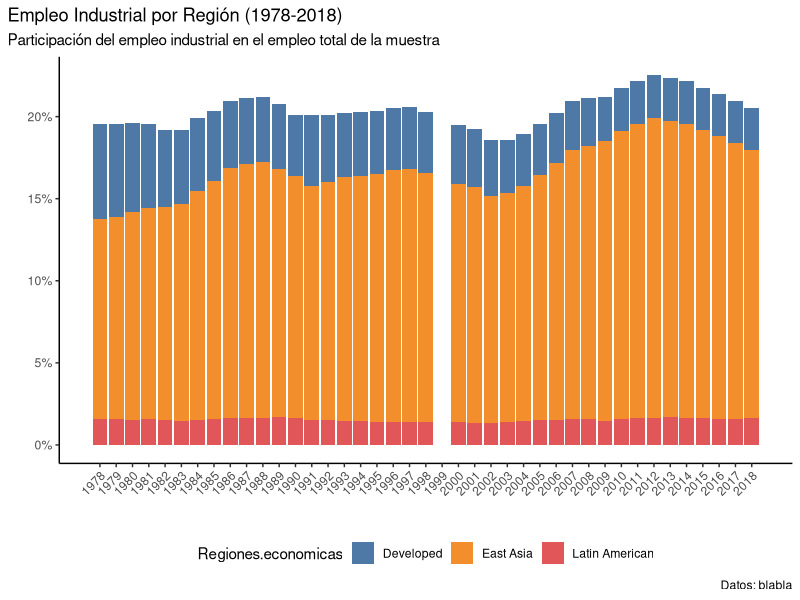

This figure's R source:
library(tidyverse)
library(readxl)
library(ggthemes)

options(scipen = 999)

base <- read_xlsx(path = "Mod 3 - Econ Internacional/elaboracion_materiales/clase1/bases/total_e_industria.xlsx",
                  sheet = 'Sheet 1',
                  range = 'A1:AU1571')

base <- base %>% 
  select(Anio, País, Regiones.economicas, Ocup_TOTAL_ECONOMIA, Ocup_INDUSTRIA) %>%

  mutate(across(
    c(Ocup_TOTAL_ECONOMIA, Ocup_INDUSTRIA), # en miles para estos países
    ~ case_when(
      País %in% c("DEU", "BEL", "DNK", "FIN", "MYS", "NDL", "GBR", "SWE") ~ .x * 1000,
      TRUE ~ .x
    )
  ))

write_csv(base, "Mod 3 - Econ Internacional/elaboracion_materiales/clase1/bases/empleo_industrial.csv")

# Van dos flujos de group_by %>% ungroup() separados para mayor legibilidad:

base <- base %>% 
  filter(Anio >= 1978,
         Anio <= 2018,
         Anio != 1999  # faltan datos de china para el 99'
         )

participacion_por_region <- base %>%
  group_by(Anio, Regiones.economicas) %>% 
  summarize(
    empleo_total_region = sum(Ocup_TOTAL_ECONOMIA, na.rm = TRUE),
    empleo_industria_region = sum(Ocup_INDUSTRIA, na.rm = TRUE)
  ) %>% 
  ungroup()

participacion_por_region <- participacion_por_region %>% 
  group_by(Anio) %>% 
  mutate(empleo_total_muestra = sum(empleo_total_region),
         pp_empleo_industrial_region = empleo_industria_region / empleo_total_muestra * 100
         ) %>%
  ungroup()

graf_empleo_ind <- participacion_por_region %>% 
  ggplot(aes(x = Anio, y = pp_empleo_industrial_region, fill = Regiones.economicas)) +
  geom_col(position = "stack") +
  scale_x_continuous(breaks = 1978:2018) +
  scale_y_continuous(breaks = seq(0, 30, by = 5),
                     labels = scales::percent_format(scale = 1)) +
  labs(
    title = "Empleo Industrial por Región (1978-2018)",
    subtitle = "Participación del empleo industrial en el empleo total de la muestra",
    x = "",
    y = "",
    caption = "Datos: blabla"
  ) +
  theme_classic() +
  scale_fill_tableau() +
  theme(
    legend.position = "bottom",
    plot.title.position = "plot",
    axis.text.x = element_text(angle = 45, hjust = 1)
  )

graf_empleo_ind

# graf_empleo_ind %>% plotly::ggplotly()
